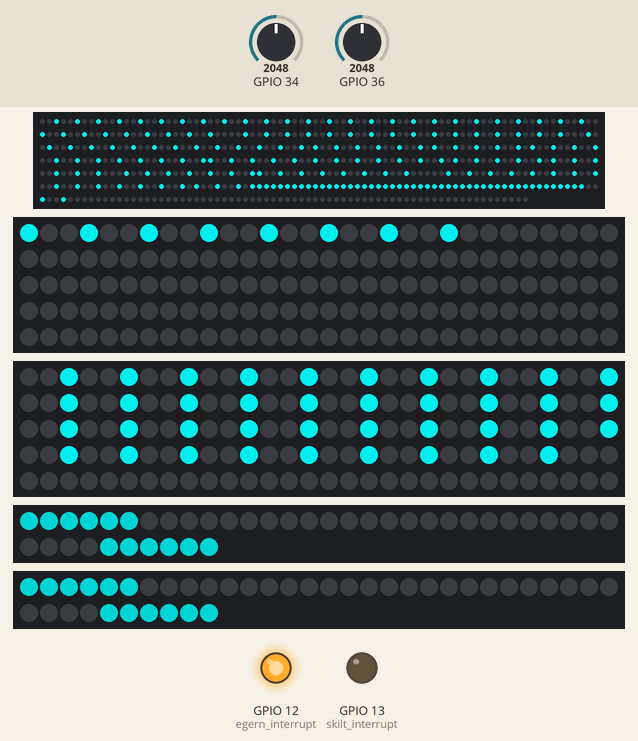
Recording of a sketch running on a simulated ESP32. Parts: 550 RGB LEDs in strip order, left to right, continuing on the next row, 2 × 150 RGB LEDs in strip order, left to right, continuing on the next row, 2 × 40 RGB LEDs in strip order, left to right, continuing on the next row, output pins drawn as LEDs (lit = HIGH). The test bench sets the inputs (shaded band); at power-on: GPIO 34 = 2048, GPIO 36 = 2048. Dim RGB values are drawn brighter than linear.

Above: at 0.86 s.
1.3 s: GPIO 34 set to 3603
At 1.61 s:
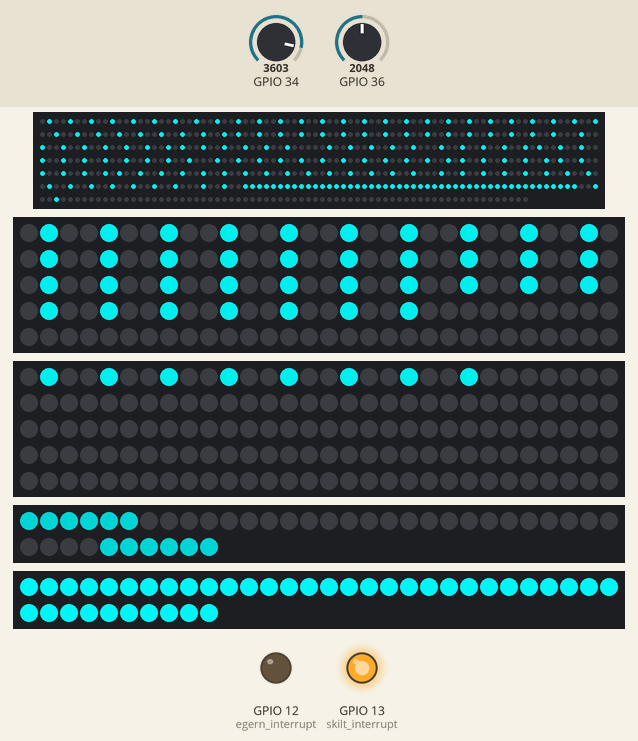
3.3 s: GPIO 36 set to 3603
At 3.56 s:
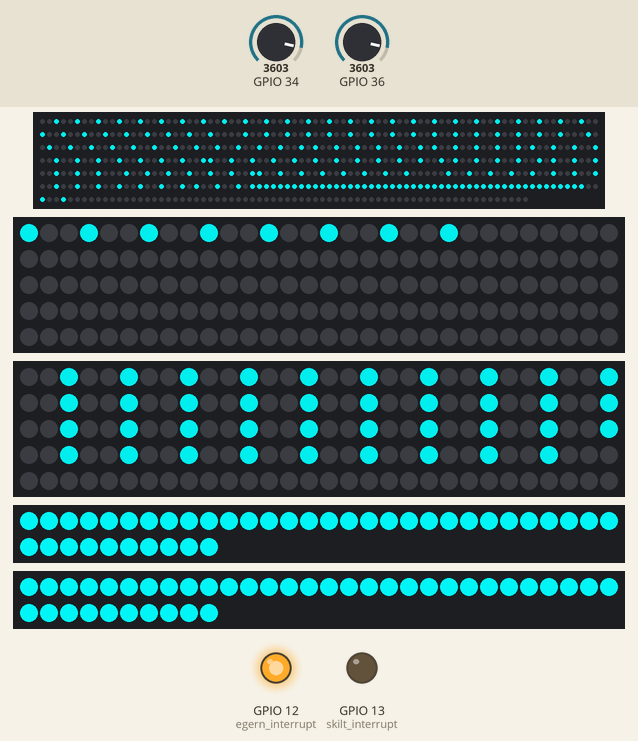
5.2 s: GPIO 34 set to 2866
At 7.05 s:
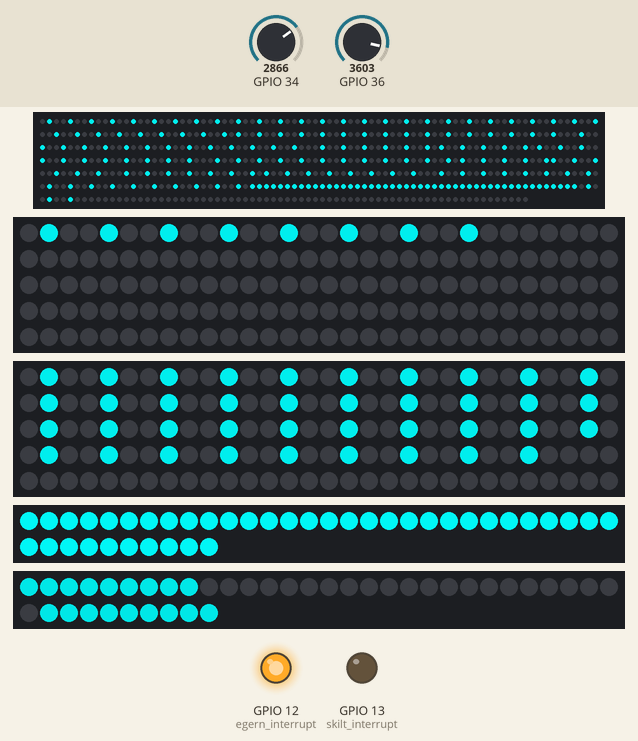
7.1 s: GPIO 36 set to 0
At 8.06 s:
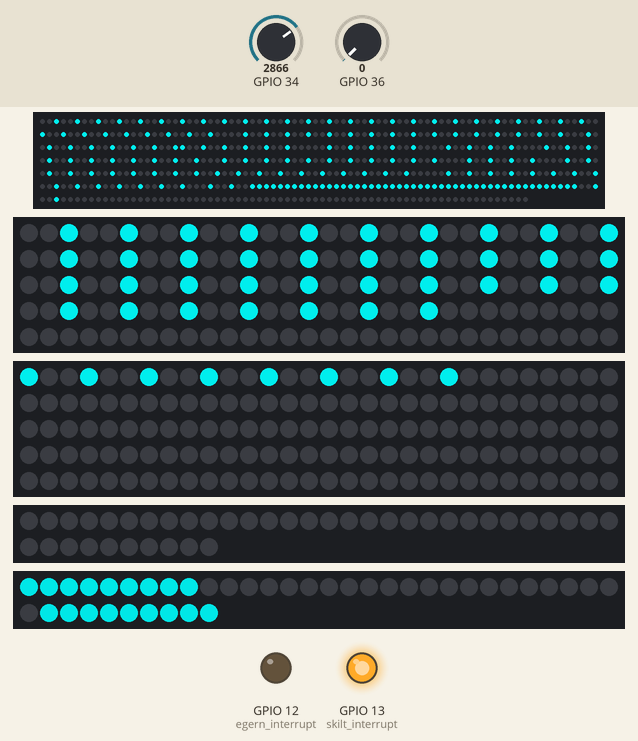
9.0 s: GPIO 34 set to 4095
At 9.56 s:
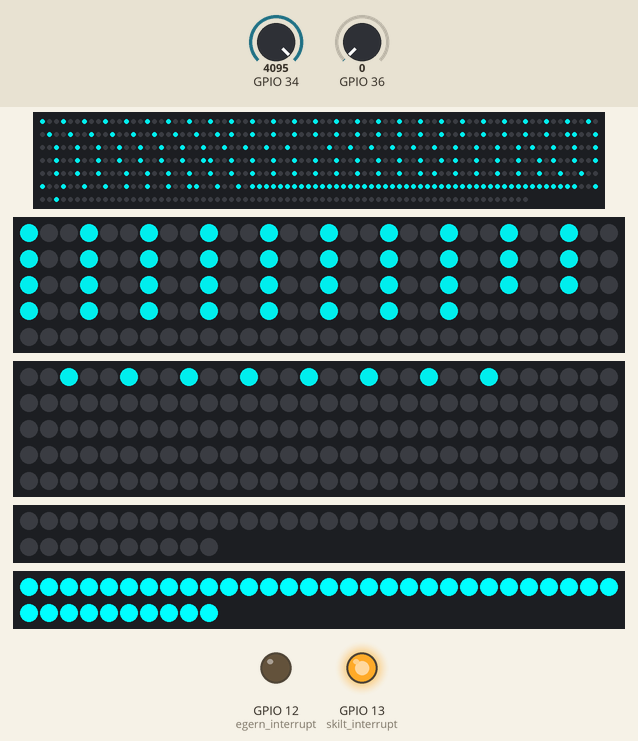
10.9 s: GPIO 34 set to 0
At 11.06 s:
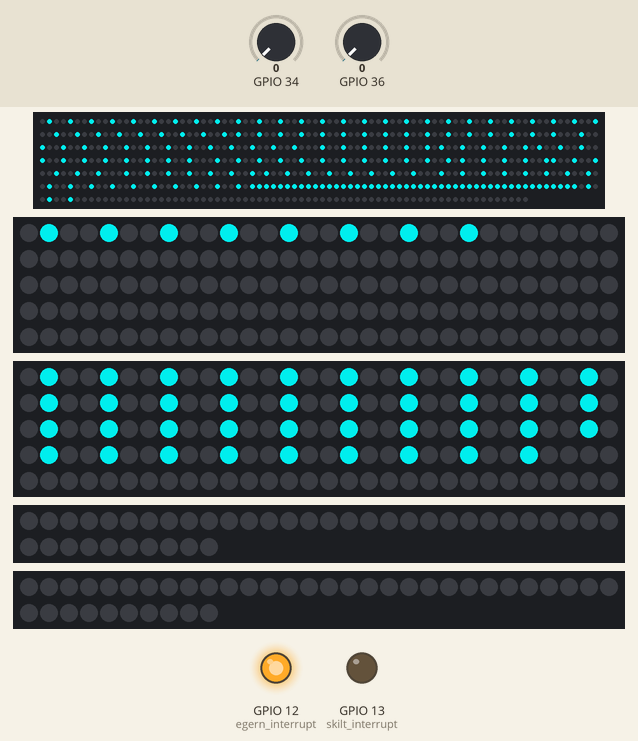
Timing chart, 0 to 13.9 s (numbered marks = the images above; inputs shaded):
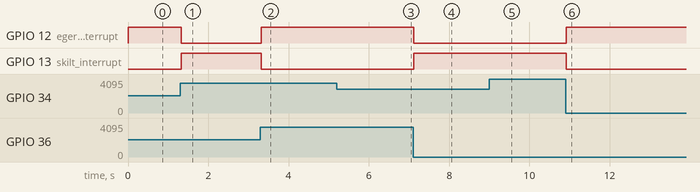

Measured:
- after the input at 1.3 s, GPIO 12 (egern_interrupt): HIGH → LOW at once; GPIO 13 (skilt_interrupt): LOW → HIGH at once; the LEDs: first change after 0.09 s (image 1 shows a later state)
- after the input at 3.3 s, GPIO 12 (egern_interrupt): LOW → HIGH at once; GPIO 13 (skilt_interrupt): HIGH → LOW at once; the LEDs: first change after 0.07 s (image 2 shows a later state)
- after the input at 5.2 s, the LEDs: change at once (image 3)
- after the input at 7.1 s, GPIO 12 (egern_interrupt): HIGH → LOW at once; GPIO 13 (skilt_interrupt): LOW → HIGH at once; the LEDs: change after 0.07 s (image 4)
- after the input at 9.0 s, the LEDs: change at once (image 5)
- after the input at 10.9 s, GPIO 12 (egern_interrupt): LOW → HIGH at once; GPIO 13 (skilt_interrupt): HIGH → LOW at once; the LEDs: change after 0.07 s (image 6)

The sketch:

nytSkilt.ino
```cpp
#include <Adafruit_NeoPixel.h>

#define NUMPIXELS_SIDE 11
#define NUMPIXELS_TOP 18
#define PIN_1 18
#define PIN_2 26
int tick = 3500 / (NUMPIXELS_SIDE - 1);
int egern_interrupt = 12;
int skilt_interrupt = 13;
Adafruit_NeoPixel pixels = Adafruit_NeoPixel(550, 15, NEO_GRB + NEO_KHZ800);
Adafruit_NeoPixel armRight = Adafruit_NeoPixel(150, 4, NEO_GRB + NEO_KHZ800);
Adafruit_NeoPixel armLeft = Adafruit_NeoPixel(150, 2, NEO_GRB + NEO_KHZ800);
Adafruit_NeoPixel capacitor_1 = Adafruit_NeoPixel(2 * NUMPIXELS_SIDE + NUMPIXELS_TOP, PIN_1, NEO_GRB + NEO_KHZ800);
Adafruit_NeoPixel capacitor_2 = Adafruit_NeoPixel(2 * NUMPIXELS_SIDE + NUMPIXELS_TOP, PIN_2, NEO_GRB + NEO_KHZ800);

struct segment {
  uint32_t LEDcolor;
  int LEDstart;
  int LEDnumber;
  int LEDvelocity;
  int LEDstepsize;
};

segment armRight_1 = {armRight.Color(0, 200, 200), 0, 24, 150, 3};
segment armRight_2 = {armRight.Color(0, 200, 200), 24, 88, 150, 3};

segment armLeft_1 = {armLeft.Color(0, 200, 200), 0, 24, 150, 3};
segment armLeft_2 = {armLeft.Color(0, 200, 200), 24, 93, 150, 3};

segment voltageRail = {pixels.Color(0, 200, 200), 0, 107, 150, 3};
segment column1_1 = {pixels.Color(0, 200, 200), 330, 21, 150, -3};
segment column1_2 = {pixels.Color(0, 200, 200), 351, 24, 150, -3};
segment column2 = {pixels.Color(0, 200, 200), 376, 46, 150, 3};
segment column3 = {pixels.Color(0, 200, 200), 110, 46, 150, 3};
segment column4_0 = {pixels.Color(0, 200, 200), 107, 3, 150, 3};
segment column4_1 = {pixels.Color(0, 200, 200), 156, 24, 150, 3};
segment column4_2 = {pixels.Color(0, 200, 200), 180, 18, 150, 3};


segment baseRight_1 = {pixels.Color(0, 200, 200), 199, 17, 150, -3};
segment baseRight_2 = {pixels.Color(0, 200, 200), 216, 14, 150, -3};
segment baseLeft_1 = {pixels.Color(0, 200, 200), 299, 14, 150, 3};
segment baseLeft_2 = {pixels.Color(0, 200, 200), 313, 17, 150, 3};

segment crossRight = {pixels.Color(0, 200, 200), 230, 34, 150, 3};
segment crossLeft = {pixels.Color(0, 200, 200), 264, 35, 150, 3};

segment emitterRight = {pixels.Color(0, 200, 200), 422, 8, 150, 3};
segment emitterLeft = {pixels.Color(0, 200, 200), 477, 8, 150, -3};

segment groundRail = {pixels.Color(0, 200, 200), 430, 47, 150, 1};


void chargeUp(Adafruit_NeoPixel *strip, int PIN) {
  float brightness = analogRead(PIN);
  for (int i = 0; i <= NUMPIXELS_SIDE - 1; i++) {
    if (brightness > tick * i) {
      strip->setPixelColor(i, 0, brightness / 16, brightness / 16);
      strip->setPixelColor(39 - i, 0, brightness / 16, brightness / 16);
    }
    else {
      strip->setPixelColor(i, 0, 0, 0);
      strip->setPixelColor(39 - i, 0, 0, 0);

    }
    if (brightness > tick * i and i == NUMPIXELS_SIDE - 1) {
      strip->fill(strip->Color(0, brightness / 16, brightness / 16), NUMPIXELS_SIDE, NUMPIXELS_TOP);
    }
    else
    {
      strip->fill(strip->Color(0, 0, 0), NUMPIXELS_SIDE, NUMPIXELS_TOP);
    }
  }
  //  capacitor_1.fill(capacitor_1.Color(0, 0, brightness / 16), 0);
  strip->show();   // Send the updated pixel colors to the hardware.
  if (PIN == A0) {
    digitalWrite(21, LOW);
  }
}
void theaterChase(Adafruit_NeoPixel *strip, uint32_t color, int start, int numLed, int velocity, int stepSize) {
  byte offset = millis() / velocity % abs(stepSize);
  if (stepSize > 0) {
    for (int c = offset + start; c < numLed + start; c += stepSize) {
      strip->setPixelColor(c, color); // Set pixel 'c' to value 'color'
    }
  }
  else {
    for (int c = start - offset - stepSize - 1; c < numLed + start; c -= stepSize) {
      strip->setPixelColor(c, color); // Set pixel 'c' to value 'color'
    }
  }
}

void setup() {
  // put your setup code here, to run once:
  pinMode(egern_interrupt, OUTPUT);
  pinMode(skilt_interrupt, OUTPUT);
  pixels.begin();
  armRight.begin();
  armLeft.begin();
  capacitor_1.begin(); // INITIALIZE NeoPixel strip object (REQUIRED)
  capacitor_2.begin(); // INITIALIZE NeoPixel strip object (REQUIRED)
  analogSetPinAttenuation(A0, ADC_11db);
  analogSetPinAttenuation(A6, ADC_11db);

  pinMode(A0, INPUT);
  pinMode(A6, INPUT);

}
void loop() {

  int A0_val = analogRead(A0);
  int A6_val = analogRead(A6);
  chargeUp(&capacitor_2, A6);
  chargeUp(&capacitor_1, A0);
  theaterChase(&pixels, voltageRail.LEDcolor, voltageRail.LEDstart, voltageRail.LEDnumber, voltageRail.LEDvelocity, voltageRail.LEDstepsize);
  theaterChase(&pixels, column1_1.LEDcolor, column1_1.LEDstart, column1_1.LEDnumber, column1_1.LEDvelocity, column1_1.LEDstepsize);
  theaterChase(&pixels, column1_2.LEDcolor, column1_2.LEDstart, column1_2.LEDnumber, column1_2.LEDvelocity, column1_2.LEDstepsize);
  theaterChase(&pixels, column2.LEDcolor, column2.LEDstart, column2.LEDnumber, column2.LEDvelocity, column2.LEDstepsize);
  theaterChase(&pixels, column3.LEDcolor, column3.LEDstart, column3.LEDnumber, column3.LEDvelocity, column3.LEDstepsize);
  theaterChase(&pixels, column4_0.LEDcolor, column4_0.LEDstart, column4_0.LEDnumber, column4_0.LEDvelocity, column4_0.LEDstepsize);
  theaterChase(&pixels, column4_1.LEDcolor, column4_1.LEDstart, column4_1.LEDnumber, column4_1.LEDvelocity, column4_1.LEDstepsize);
  theaterChase(&pixels, column4_2.LEDcolor, column4_2.LEDstart, column4_2.LEDnumber, column4_2.LEDvelocity, column4_2.LEDstepsize);

  theaterChase(&pixels, baseRight_1.LEDcolor, baseRight_1.LEDstart, baseRight_1.LEDnumber, baseRight_1.LEDvelocity, baseRight_1.LEDstepsize);
  theaterChase(&pixels, baseLeft_1.LEDcolor, baseLeft_1.LEDstart, baseLeft_1.LEDnumber, baseLeft_1.LEDvelocity, baseLeft_1.LEDstepsize);
  theaterChase(&pixels, baseRight_2.LEDcolor, baseRight_2.LEDstart, baseRight_2.LEDnumber, baseRight_2.LEDvelocity, baseRight_2.LEDstepsize);
  theaterChase(&pixels, baseLeft_2.LEDcolor, baseLeft_2.LEDstart, baseLeft_2.LEDnumber, baseLeft_2.LEDvelocity, baseLeft_2.LEDstepsize);

  theaterChase(&pixels, crossRight.LEDcolor, crossRight.LEDstart, crossRight.LEDnumber, crossRight.LEDvelocity, crossRight.LEDstepsize);
  theaterChase(&pixels, crossLeft.LEDcolor, crossLeft.LEDstart, crossLeft.LEDnumber, crossLeft.LEDvelocity, crossLeft.LEDstepsize);

  theaterChase(&pixels, emitterRight.LEDcolor, emitterRight.LEDstart, emitterRight.LEDnumber, emitterRight.LEDvelocity, emitterRight.LEDstepsize);
  theaterChase(&pixels, emitterLeft.LEDcolor, emitterLeft.LEDstart, emitterLeft.LEDnumber, emitterLeft.LEDvelocity, emitterLeft.LEDstepsize);

  theaterChase(&pixels, groundRail.LEDcolor, groundRail.LEDstart, groundRail.LEDnumber, groundRail.LEDvelocity, groundRail.LEDstepsize);

  theaterChase(&armRight, armRight_1.LEDcolor, armRight_1.LEDstart, armRight_1.LEDnumber, armRight_1.LEDvelocity, armRight_1.LEDstepsize);
  theaterChase(&armRight, armRight_2.LEDcolor, armRight_2.LEDstart, armRight_2.LEDnumber, armRight_2.LEDvelocity, armRight_2.LEDstepsize);

  theaterChase(&armLeft, armLeft_1.LEDcolor, armLeft_1.LEDstart, armLeft_1.LEDnumber, armLeft_1.LEDvelocity, armLeft_1.LEDstepsize);
  theaterChase(&armLeft, armLeft_2.LEDcolor, armLeft_2.LEDstart, armLeft_2.LEDnumber, armLeft_2.LEDvelocity, armLeft_2.LEDstepsize);

  if (A0_val >= A6_val) {
          digitalWrite(skilt_interrupt, LOW);
          digitalWrite(egern_interrupt, HIGH);
          armLeft_2.LEDcolor = armLeft.Color(0, 200, 200);
          armRight_2.LEDcolor = armRight.Color(0, 0, 0);
          armRight_1.LEDstepsize = -3;
          armLeft_1.LEDstepsize = 3;
          crossRight.LEDstepsize = -3;
          crossLeft.LEDstepsize = -3;
          baseRight_2.LEDstepsize = -3;
          baseLeft_1.LEDstepsize = -3;
          baseLeft_1.LEDvelocity = 150;
          baseLeft_2.LEDvelocity = 20000;
          crossLeft.LEDvelocity = 150;
          baseRight_1.LEDvelocity = 150;
          baseRight_2.LEDvelocity = 150;
          column1_1.LEDvelocity = 20000;
          column4_2.LEDvelocity = 150;
          emitterLeft.LEDvelocity = 150;
          emitterRight.LEDvelocity = 20000;
        }
        else {
          digitalWrite(skilt_interrupt, HIGH);
          digitalWrite(egern_interrupt, LOW);
          armLeft_2.LEDcolor = armLeft.Color(0, 0, 0);
          armRight_2.LEDcolor = armRight.Color(0, 200, 200);
          armLeft_1.LEDstepsize = -3;
          armRight_1.LEDstepsize = 3;
          crossRight.LEDstepsize = 3;
          crossLeft.LEDstepsize = 3;
          baseRight_2.LEDstepsize = 3;
          baseLeft_1.LEDstepsize = 3;
          baseLeft_1.LEDvelocity = 150;
          baseLeft_2.LEDvelocity = 150;
          crossLeft.LEDvelocity = 150;
          baseRight_1.LEDvelocity = 20000;
          baseRight_2.LEDvelocity = 150;
          column1_1.LEDvelocity = 150;
          column4_2.LEDvelocity = 20000;
          emitterRight.LEDvelocity = 150;
          emitterLeft.LEDvelocity = 20000;

        }

  pixels.show();
  pixels.clear();
  armRight.show();
  armRight.clear();
  armLeft.show();
  armLeft.clear();
  capacitor_1.show();
  capacitor_1.clear();
  capacitor_2.show();
  capacitor_2.clear();
  // put your main code here, to run repeatedly:

}
```
